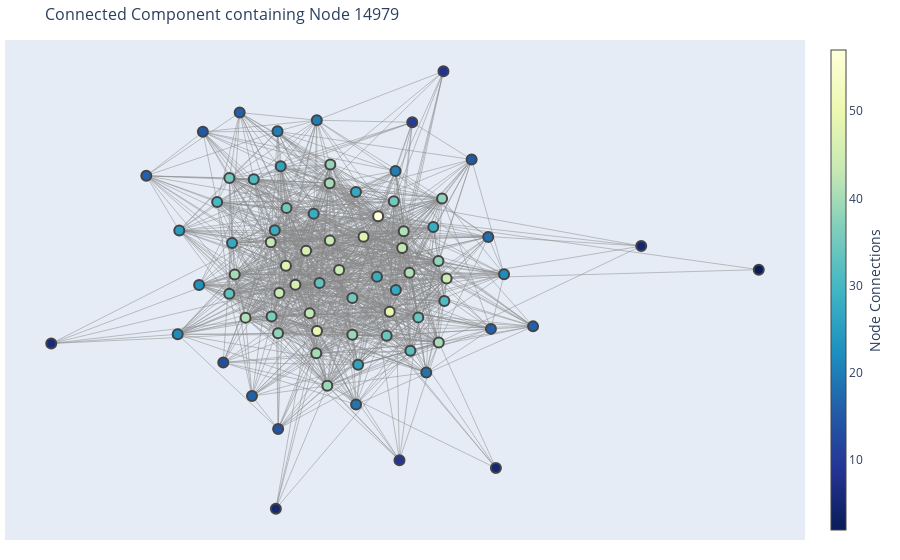

The notebook cell this image was saved under:
### Code cell
community = list(next_level_communities[1])
graph_code.plot_connected_component(G.subgraph(community), node=community[0])

### Figure 1 — Plotly figure (JSON) as saved in the notebook; plotly's stock layout.template omitted (floating-point values rounded to 4 significant figures; data arrays with more than 128 entries replaced by an {"elided": "..."} marker saying what was removed)
{"data": [{"hoverinfo": "none", "line": {"color": "#888", "width": 0.5}, "mode": "lines", "type": "scatter", "x": {"elided": "3354 float values"}, "y": {"elided": "3354 float values"}}, {"hoverinfo": "text", "marker": {"color": [14, 16, 19, 6, 18, 28, 43, 19, 49, 48, 5, 13, 38, 27, 16, 31, 15, 9, 41, 33, 5, 2, 41, 43, 32, 5, 43, 8, 28, 27, 39, 40, 36, 22, 20, 16, 35, 39, 30, 23, 31, 35, 44, 50, 16, 35, 15, 33, 38, 10, 41, 22, 27, 40, 40, 34, 16, 34, 44, 35, 48, 20, 46, 38, 20, 26, 57, 28, 46, 44, 44, 25, 40, 38, 28, 26], "colorbar": {"thickness": 15, "title": {"side": "right", "text": "Node Connections"}, "xanchor": "left"}, "colorscale": [[0, "rgb(255,255,217)"], [0.125, "rgb(237,248,177)"], [0.25, "rgb(199,233,180)"], [0.375, "rgb(127,205,187)"], [0.5, "rgb(65,182,196)"], [0.625, "rgb(29,145,192)"], [0.75, "rgb(34,94,168)"], [0.875, "rgb(37,52,148)"], [1, "rgb(8,29,88)"]], "line": {"width": 2}, "reversescale": true, "showscale": true, "size": 10}, "mode": "markers", "text": ["Node 14979<br># of connections: 14", "Node 4231<br># of connections: 16", "Node 1288<br># of connections: 19", "Node 1929<br># of connections: 6", "Node 10378<br># of connections: 18", "Node 4618<br># of connections: 28", "Node 5388<br># of connections: 43", "Node 12171<br># of connections: 19", "Node 1294<br># of connections: 49", "Node 1168<br># of connections: 48", "Node 2705<br># of connections: 5", "Node 14099<br># of connections: 13", "Node 2453<br># of connections: 38", "Node 12055<br># of connections: 27", "Node 4248<br># of connections: 16", "Node 3739<br># of connections: 31", "Node 14748<br># of connections: 15", "Node 4255<br># of connections: 9", "Node 9504<br># of connections: 41", "Node 5794<br># of connections: 33", "Node 13474<br># of connections: 5", "Node 4003<br># of connections: 2", "Node 1318<br># of connections: 41", "Node 167<br># of connections: 43", "Node 1320<br># of connections: 32", "Node 7979<br># of connections: 5", "Node 12204<br># of connections: 43", "Node 8750<br># of connections: 8", "Node 14129<br># of connections: 28", "Node 3505<br># of connections: 27", "Node 11958<br># of connections: 39", "Node 4407<br># of connections: 40", "Node 2872<br># of connections: 36", "Node 1465<br># of connections: 22", "Node 11577<br># of connections: 20", "Node 9529<br># of connections: 16", "Node 5052<br># of connections: 35", "Node 2750<br># of connections: 39", "Node 7103<br># of connections: 30", "Node 13763<br># of connections: 23", "Node 8517<br># of connections: 31", "Node 14029<br># of connections: 35", "Node 9422<br># of connections: 44", "Node 9807<br># of connections: 50", "Node 13392<br># of connections: 16", "Node 16207<br># of connections: 35", "Node 11217<br># of connections: 15", "Node 8143<br># of connections: 33", "Node 5460<br># of connections: 38", "Node 11987<br># of connections: 10", "Node 15708<br># of connections: 41", "Node 6751<br># of connections: 22", "Node 1889<br># of connections: 27", "Node 7650<br># of connections: 40", "Node 10211<br># of connections: 40", "Node 3427<br># of connections: 34", "Node 11621<br># of connections: 16", "Node 5991<br># of connections: 34", "Node 7530<br># of connections: 44", "Node 3818<br># of connections: 35", "Node 14444<br># of connections: 48", "Node 5740<br># of connections: 20", "Node 7918<br># of connections: 46", "Node 8302<br># of connections: 38", "Node 367<br># of connections: 20", "Node 13425<br># of connections: 26", "Node 15985<br># of connections: 57", "Node 756<br># of connections: 28", "Node 10742<br># of connections: 46", "Node 13814<br># of connections: 44", "Node 761<br># of connections: 44", "Node 16123<br># of connections: 25", "Node 14332<br># of connections: 40", "Node 16381<br># of connections: 38", "Node 6910<br># of connections: 28", "Node 14207<br># of connections: 26"], "type": "scatter", "x": [-0.1583, -0.251, 0.02956, -0.7051, 0.348, -0.07274, -0.1761, 0.1987, 0.1107, -0.1396, 0.3665, -0.2906, 0.228, 0.1253, 0.3545, 0.2423, -0.3397, 0.1341, 0.1444, -0.05864, 0.7168, 1, 0.1583, -0.08223, 0.1604, -0.1638, 0.1406, 0.2401, 0.2157, -0.2694, -0.03976, 0.2289, -0.1742, 0.3861, 0.1245, -0.4761, -0.1382, 0.02047, -0.3053, -0.3488, -0.2172, 0.1205, -0.1555, -0.06472, -0.2213, 0.02056, 0.308, -0.2761, 0.2368, 0.1649, -0.2369, -0.4004, 0.02924, -0.06646, -0.263, 0.1794, 0.4561, 0.1031, -0.03357, -0.2757, 0.04741, -0.1598, -0.1167, -0.03253, -0.06509, -0.1521, 0.08268, -0.1664, -0.09091, 0.2478, -0.01129, -0.3965, -0.03418, -0.1586, 0.07984, 0.03443], "y": [-0.5491, 0.5492, -0.4645, -0.2526, 0.1175, 0.1983, 0.0988, -0.3536, -0.1423, 0.01696, -0.6849, -0.3185, 0.03401, -0.06702, -0.2018, -0.1054, 0.4822, -0.6579, 0.1373, -0.0426, 0.08569, 0.003842, -0.007167, -0.1477, -0.2775, -0.8263, 0.07875, 0.6926, 0.152, 0.09602, -0.3995, -0.2489, -0.1584, -0.01228, 0.3461, 0.3295, 0.2176, -0.2221, 0.2384, -0.04939, 0.318, 0.241, -0.07737, -0.2093, -0.435, -0.09431, 0.3864, -0.07955, 0.2511, 0.5152, -0.1628, -0.2206, 0.2735, -0.2868, -0.01307, -0.1619, -0.1931, -0.2257, 0.1046, 0.3223, 0.1184, 0.4841, -0.04854, 0.369, 0.5227, 0.3626, 0.1891, 0.1409, 0.06977, -0.02722, 0.002389, 0.1398, 0.3039, -0.2172, -0.02091, -0.3264]}], "layout": {"hovermode": "closest", "margin": {"b": 20, "l": 5, "r": 5, "t": 40}, "showlegend": false, "title": {"font": {"size": 16}, "text": "Connected Component containing Node 14979"}, "xaxis": {"showgrid": false, "showticklabels": false, "zeroline": false}, "yaxis": {"showgrid": false, "showticklabels": false, "zeroline": false}}}
